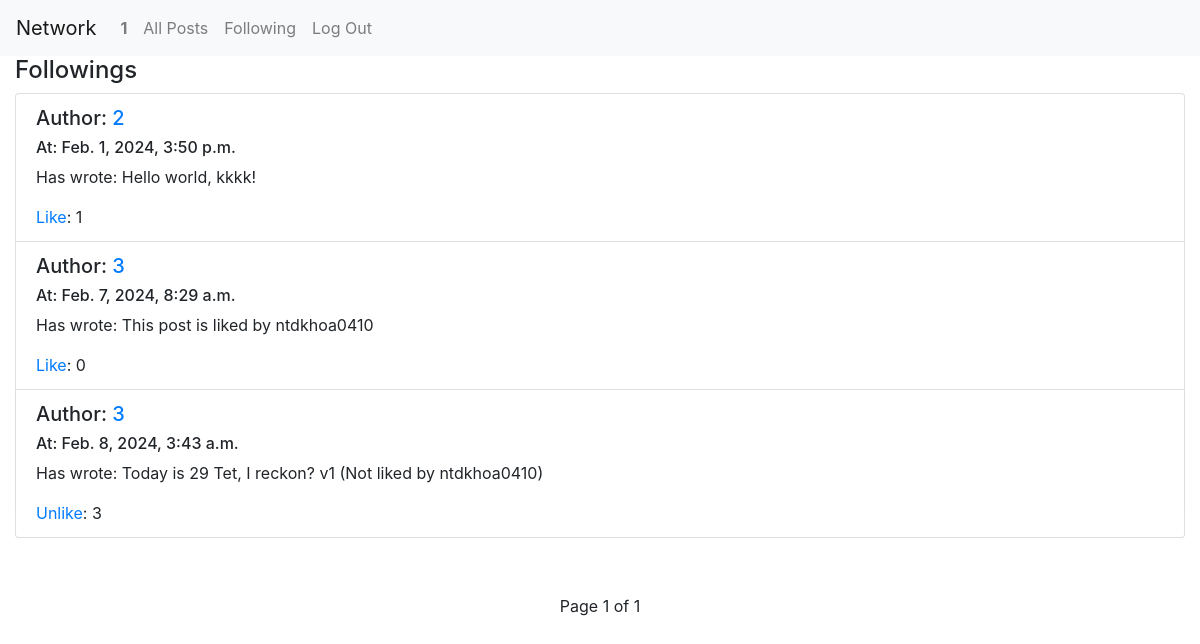
Page /following (signed in) on the committed database.
### network/models.py (models this page shows, shortened)
class User(AbstractUser):
    pass

class Post(models.Model):
    content = models.TextField(blank=False)
    author = models.ForeignKey("User", on_delete=models.CASCADE, related_name="author")
    timestamp = models.DateTimeField(auto_now_add=True)
    likers = models.ManyToManyField("User", related_name="liked_posts", blank=True)

### network/views.py (the view)
# urls.py: path("following", views.following, name="following"),
def following(request):
    currentUser = User.objects.get(pk=request.user.id)
    currentUser_followings = Following_System.objects.get(user=currentUser).following
    allPosts = Post.objects.all().order_by("-timestamp").reverse()
    followingPosts = []
    for user in currentUser_followings.all():
        for post in allPosts:
            if post.author == user:
                followingPosts.append(post)
    post_likers_ids = {post.id: list(post.likers.values_list('id', flat=True)) for post in followingPosts}
    paginator = Paginator(followingPosts, 3)
    page_number = request.GET.get('page')
    page_obj = paginator.get_page(page_number)
    return render(request, "network/following.html",{
        "page_obj": page_obj,
        "post_likers_ids" : post_likers_ids
    })

### network/views.py (called while the page is built)
@register.filter
def get_item(dictionary, key):
    return dictionary.get(key)

### network/templates/network/following.html (shortened to what this page needs)
{% extends "network/layout.html" %}
{% load static %}
{% block body %}
    <h4>Followings</h4>
    <div>
        {% for post in page_obj %}
        <div class="list-group-item">
            <h5>Author: <a href="{% url 'profile' user_id=post.author_id %}">{{ post.author }}</a> </h5>
            <h6>At: {{post.timestamp}}</h6>
            <p>Has wrote: {{post.content}}</p>
            {% with post_id=post.id %}
                {% if user.id in post_likers_ids|get_item:post_id %}
                    {% with likes_num=post_likers_ids|get_item:post_id|length %}
                        <p id="like_no_of_post_{{post.id}}" class="likes"><a id="like_manager_{{post.id}}" href="javascript:void(0)" onclick="likeUpdater({{post.id}},{{user.id}},true,{{likes_num}})">Unlike</a>: {{likes_num}}</p>
                    {% endwith %}
                {% else %}
                    {% with likes_num=post_likers_ids|get_item:post_id|length %}
                        <p id="like_no_of_post_{{post.id}}" class="likes"><a id="like_manager_{{post.id}}" href="javascript:void(0)" onclick="likeUpdater({{post.id}},{{user.id}},false,{{likes_num}})">Like</a>: {{likes_num}}</p>
                    {% endwith %}
                {% endif %}
            {% endwith %}
        </div>
        {% endfor %}
    </div>
    <div id="toggle" class="d-flex align-items-center justify-content-center my-5">
        <nav>
            <ul class="pagination">
                <li class="page-item mx-3">
                    <p class="text-center mt-2"> Page {{page_obj.number}} of {{page_obj.paginator.num_pages}} </p>
                </li>
            </ul>
        </nav>
    </div>
{% endblock %}

### network/templates/network/layout.html (shortened to what this page needs)
{% load static %}
<!DOCTYPE html>
<html lang="en">
    <head>
        <link rel="stylesheet" href="https://stackpath.bootstrapcdn.com/bootstrap/4.4.1/css/bootstrap.min.css">
        <link href="{% static 'network/styles.css' %}" rel="stylesheet">
    </head>
    <body>
        <nav class="navbar navbar-expand-lg navbar-light bg-light">
            <a class="navbar-brand showallPosts" href="{% url 'index' %}">Network</a>
            <div>
              <ul class="navbar-nav mr-auto">
                {% if user.is_authenticated %}
                    <li class="nav-item">
                        <a class="nav-link" href="{% url 'profile' user_id=user.id %}"><strong>{{ user.username }}</strong></a>
                    </li>
                {% endif %}
                <li class="nav-item">
                  <a class="nav-link showallPosts" href="{% url 'index' %}">All Posts</a>
                </li>
                {% if user.is_authenticated %}
                    <li class="nav-item">
                        <a class="nav-link" href="{% url 'following' %}">Following</a>
                    </li>
                    <li class="nav-item">
                        <a class="nav-link" href="{% url 'logout' %}">Log Out</a>
                    </li>
                {% endif %}
              </ul>
            </div>
          </nav>
        <div class="body container-fluid">
            {% block body %}
            {% endblock %}
        </div>
    </body>
</html>

### network/static/network/styles.css (style rules this page uses)
.likes { margin-bottom: 0; }

### rows in the picture
User: username "1"
Post: author "2", timestamp "Feb. 1, 2024, 3:50 p.m.", content "Hello world, kkkk!", likes_num "1"
Post: author "3", timestamp "Feb. 7, 2024, 8:29 a.m.", content "This post is liked by ntdkhoa0410", likes_num "0"
Post: author "3", timestamp "Feb. 8, 2024, 3:43 a.m.", content "Today is 29 Tet, I reckon? v1 (Not liked by ntdkhoa0410)", likes_num "3"

### other values in the picture
{{ page_obj.number }} "1"
{{ page_obj.paginator.num_pages }} "1"
